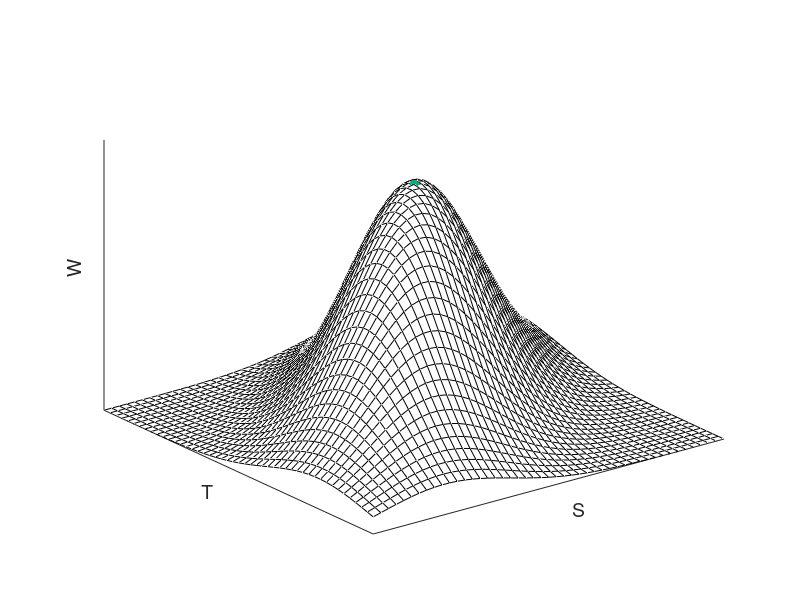

This chart was generated by the following MATLAB code:
clear all
clc

mu1 = [0 0];
mu2 = [1 1];
sigma = [1 0.5; 0.5 1];

x1 = -1.8:.1:2.8;
x2 = -1.8:.1:2.8;
[X1,X2] = meshgrid(x1,x2);
X = [X1(:) X2(:)];

y1 = mvnpdf(X,mu1,sigma);
y1 = reshape(y1,length(x2),length(x1));
y2 = mvnpdf(X,mu2,sigma);
y2 = reshape(y2,length(x2),length(x1));
y = y1+y2;

%find maximum point of y 
[tempV1, tempI1] = max(y);
[tempV2, tempI2] = max(max(y));

maxValue = tempV2;
max_x1 = x1(tempI1(tempI2));
max_x2 = x2(tempI2);

% plot surface
s1 = surf(X1,X2, y,'FaceAlpha',0);
hold on

% denote the maximum on the bottom
scatter(max_x1,max_x2,'MarkerEdgeColor',[0 .7 .5],...
    'MarkerFaceColor',[0 .7 .5],...
    'LineWidth',1.5)

% denote the maximum on the surface
scatter3(max_x1,max_x2,maxValue,'MarkerEdgeColor',[0 .7 .5],...
    'MarkerFaceColor',[0 .7 .5])

% % zoom in to overlapped region
% xlim([0 1])
% ylim([0 1])
% zlim([0 0.5])

% 1st contour 
c1 = contour(x1,x2,y1,[0.14 0.14], 'b', 'LineWidth',1.5 );
hold on

% A: point and test 
scatter(mu1(1),mu1(2),'MarkerEdgeColor','r',...
    'MarkerFaceColor','r',...
    'LineWidth',1.5)
text(-0.2,-0.2, 0,'A', 'Color','r','FontSize', 14)
hold on

% 2st contour 
c2 = contour(x1,x2,y2,[0.14 0.14], 'r', 'LineWidth',1.5);
hold on
scatter(mu2(1),mu2(2),'MarkerEdgeColor','b',...
    'MarkerFaceColor','b',...
    'LineWidth',1.5)
% B: point and test 
text(1.05,1.05, 0,'B', 'Color','b','FontSize', 14)


% startN = 48;
% endN = 62;
% 
% startN2 = 106;
% endN2 =118;
% 
% btwRegion = [c1(1,startN:endN), c2(1,startN2:endN2)];
% x_region = [c1(2,startN:endN), c2(2,startN2:endN2)];
% ff = fill(x_region, btwRegion, [0.85 0.85 0.90]);
% ff.EdgeColor = 'none';


fig = gca;
xLab = xlabel('S','FontSize', 14);
xticks([]);
yLab = ylabel('T','FontSize', 14);
yticks([]);
zlabel('W','FontSize', 14)
zticks([])

